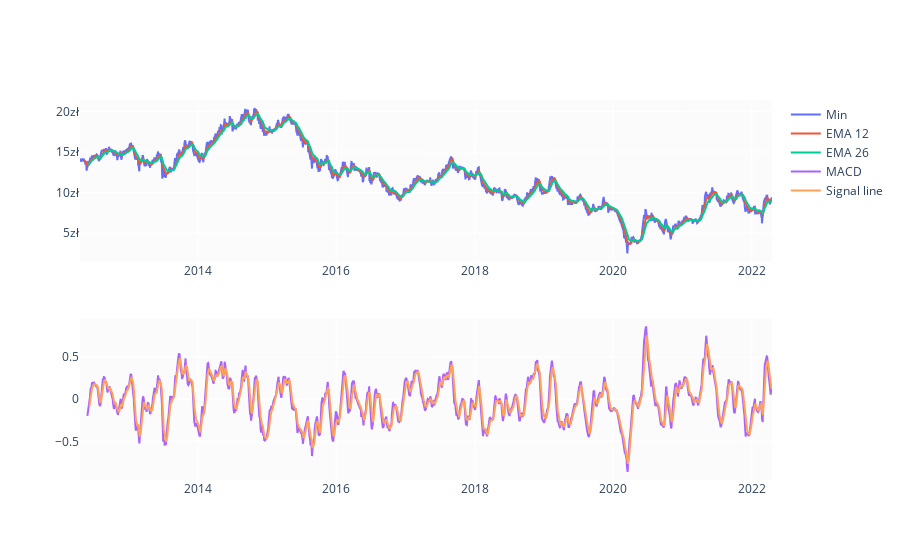

The notebook cell saved with this chart:
### Markdown cell above
### MACD

### Code cell
for label in ['Otwarcie', 'Zamknięcie', 'Maks', 'Min']:
    new_col = '{}_EMA_9'.format(label)
    df[new_col] = df[label].rolling(5).mean().shift()
    new_col = '{}_SMA_10'.format(label)
    df[new_col] = df[label].rolling(10).mean().shift()
    EMA_12 = pd.Series(df[label].ewm(span=12, min_periods=12).mean())
    EMA_26 = pd.Series(df[label].ewm(span=26, min_periods=26).mean())
    new_col = '{}_MACD'.format(label)
    df[new_col] = pd.Series(EMA_12 - EMA_26)
    new_col1 = '{}_MACD_signal'.format(label)
    df[new_col1] = pd.Series(df[new_col].ewm(span=9, min_periods=9).mean())

fig = make_subplots(rows=2, cols=1)
fig.add_trace(go.Scatter(x=df.Data, y=df.Min, name='Min'), row=1, col=1)
fig.add_trace(go.Scatter(x=df.Data, y=EMA_12, name='EMA 12'), row=1, col=1)
fig.add_trace(go.Scatter(x=df.Data, y=EMA_26, name='EMA 26'), row=1, col=1)
fig.update_layout(
    yaxis=dict(ticksuffix="zł")
)

fig.add_trace(go.Scatter(x=df.Data, y=df['Min_MACD'], name='MACD'), row=2, col=1)
fig.add_trace(go.Scatter(x=df.Data, y=df['Min_MACD_signal'], name='Signal line'), row=2, col=1)
fig.show()

### Figure 1 — Plotly figure (JSON) as saved in the notebook; plotly's stock layout.template omitted (floating-point values rounded to 4 significant figures; data arrays with more than 128 entries replaced by an {"elided": "..."} marker saying what was removed)
{"data": [{"name": "Min", "type": "scatter", "x": {"elided": "2506 str values"}, "xaxis": "x", "y": {"elided": "2506 float values"}, "yaxis": "y"}, {"name": "EMA 12", "type": "scatter", "x": {"elided": "2506 str values"}, "xaxis": "x", "y": {"elided": "2506 float values"}, "yaxis": "y"}, {"name": "EMA 26", "type": "scatter", "x": {"elided": "2506 str values"}, "xaxis": "x", "y": {"elided": "2506 float values"}, "yaxis": "y"}, {"name": "MACD", "type": "scatter", "x": {"elided": "2506 str values"}, "xaxis": "x2", "y": {"elided": "2506 float values"}, "yaxis": "y2"}, {"name": "Signal line", "type": "scatter", "x": {"elided": "2506 str values"}, "xaxis": "x2", "y": {"elided": "2506 float values"}, "yaxis": "y2"}], "layout": {"xaxis": {"anchor": "y", "domain": [0, 1]}, "xaxis2": {"anchor": "y2", "domain": [0, 1]}, "yaxis": {"anchor": "x", "domain": [0.575, 1], "ticksuffix": "zł"}, "yaxis2": {"anchor": "x2", "domain": [0, 0.425]}}}
